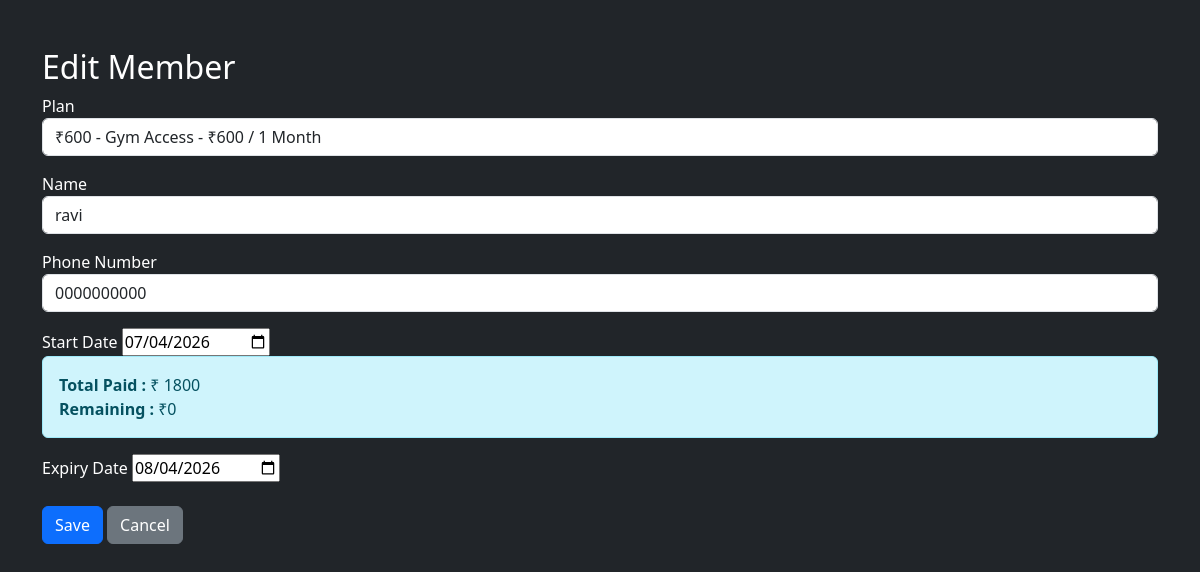
The app's page /edit-member/2 (signed in) with its own data.
### app.py (models this page shows)
class Member(db.Model):
    id = db.Column(db.Integer, primary_key=True)
    gym_number = db.Column(db.Integer, unique=True)
    name = db.Column(db.String(100))
    phone = db.Column(db.String(20))
    plan = db.Column(db.String(100))
    goal = db.Column(db.String(100))
    join_date = db.Column(db.Date, default=date.today)
    expiry_date = db.Column(db.Date)
    payment_status = db.Column(db.String(20), default="Pending")
    paid_amount = db.Column(db.Integer, default=0)
    remaining_amount = db.Column(db.Integer, default=0)
    discount = db.Column(db.Integer, default=0)
    cash_paid = db.Column(db.Integer, default=0)
    online_paid = db.Column(db.Integer, default=0)
    is_active = db.Column(db.Boolean, default=True)

class GymPlan(db.Model):
    id = db.Column(
        db.Integer,
        primary_key=True
    )
    name = db.Column(
        db.String(100)
    )
    amount = db.Column(
        db.Integer
    )
    months = db.Column(
        db.Integer
    )

### app.py (the view, shortened to what this page needs)
@app.route("/edit-member/<int:id>", methods=["GET", "POST"])
def edit_member(id):
    if not session.get("owner_logged_in"):
        return redirect(url_for("owner_login"))
    member = Member.query.get_or_404(id)
    renew = request.args.get("renew")
    return render_template(
        "edit-member.html",
        member=member,
        renew=renew,
        current_date=date.today(),
        plans=GymPlan.query.all()
    )

### app.py (called while the page is built)
@app.after_request
def add_header(response):
    response.headers["Cache-Control"] = "no-cache, no-store, must-revalidate"
    response.headers["Pragma"] = "no-cache"
    response.headers["Expires"] = "0"
    return response

### templates/edit-member.html (shortened to what this page needs)
<!DOCTYPE html>
<html>
<head>
    <link href="https://cdn.jsdelivr.net/npm/bootstrap@5.3.3/dist/css/bootstrap.min.css" rel="stylesheet">
</head>
<body class="bg-dark text-white">
<div class="container mt-5">
<h2>Edit Member</h2>
<form method="POST">
<label>Plan</label>
<select
id="plan"
name="plan"
class="form-control mb-3"
required>
{% for plan in plans %}
<option
value="{{ plan.name }}"
data-months="{{ plan.months }}"
{% if member.plan == plan.name %}selected{% endif %}>
{{ plan.name }} - ₹{{ plan.amount }} / {{ plan.months }} Month
</option>
{% endfor %}
</select>
<label>Name</label>
<input
type="text"
name="name"
class="form-control mb-3"
value="{{ member.name }}"
required>
<label>Phone Number</label>
<input
type="text"
name="phone"
class="form-control mb-3"
value="{{ member.phone }}"
required>
<label>Start Date</label>
<input
type="date"
id="join_date"
name="join_date"
value="{% if renew %}{{ current_date }}{% else %}{{ member.join_date }}{% endif %}"
required>
<div class="alert alert-info">
<strong>Total Paid :</strong>
₹<span id="paidAmount">
{% if renew %}
0
{% else %}
{{ member.paid_amount }}
{% endif %}
</span>
<br>
<strong>Remaining :</strong>
₹<span id="remainingAmount">
{% if renew %}
0
{% else %}
{{ member.remaining_amount }}
{% endif %}
</span>
</div>
<label>Expiry Date</label>
<input
type="date"
id="expiry_date"
name="expiry_date"
value="{{ member.expiry_date }}"
required>
<div class="mt-4">
<button
type="submit"
class="btn btn-primary">
Save
</button>
<a
href="{{ url_for('owner_dashboard') }}"
class="btn btn-secondary">
Cancel
</a>
</div>
</form>
</body>
</html>

### records on screen
Member: plan "₹600 - Gym Access - ₹600 / 1 Month", name "ravi", phone "0000000000", join_date "07/04/2026", paid_amount "1800", remaining_amount "0", expiry_date "08/04/2026"
